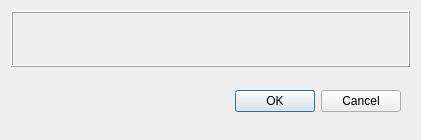
<?xml version="1.0" encoding="UTF-8"?>
<ui version="4.0">
 <class>ExportDialog</class>
 <widget class="QDialog" name="ExportDialog">
  <property name="windowModality">
   <enum>Qt::ApplicationModal</enum>
  </property>
  <property name="geometry">
   <rect>
    <x>0</x>
    <y>0</y>
    <width>421</width>
    <height>140</height>
   </rect>
  </property>
  <property name="windowTitle">
   <string>Export mesh</string>
  </property>
  <layout class="QVBoxLayout" name="verticalLayout">
   <item>
    <widget class="QFrame" name="path">
     <property name="frameShape">
      <enum>QFrame::Box</enum>
     </property>
     <property name="frameShadow">
      <enum>QFrame::Raised</enum>
     </property>
    </widget>
   </item>
   <item>
    <widget class="QWidget" name="widget_2" native="true">
     <layout class="QHBoxLayout" name="horizontalLayout_6">
      <item>
       <spacer name="horizontalSpacer">
        <property name="orientation">
         <enum>Qt::Horizontal</enum>
        </property>
        <property name="sizeHint" stdset="0">
         <size>
          <width>40</width>
          <height>20</height>
         </size>
        </property>
       </spacer>
      </item>
      <item>
       <widget class="QPushButton" name="ok">
        <property name="text">
         <string>OK</string>
        </property>
       </widget>
      </item>
      <item>
       <widget class="QPushButton" name="cancel">
        <property name="text">
         <string>Cancel</string>
        </property>
       </widget>
      </item>
     </layout>
    </widget>
   </item>
  </layout>
 </widget>
 <resources/>
 <connections>
  <connection>
   <sender>cancel</sender>
   <signal>clicked()</signal>
   <receiver>ExportDialog</receiver>
   <slot>reject()</slot>
   <hints>
    <hint type="sourcelabel">
     <x>344</x>
     <y>101</y>
    </hint>
    <hint type="destinationlabel">
     <x>199</x>
     <y>69</y>
    </hint>
   </hints>
  </connection>
  <connection>
   <sender>ok</sender>
   <signal>clicked()</signal>
   <receiver>ExportDialog</receiver>
   <slot>accept()</slot>
   <hints>
    <hint type="sourcelabel">
     <x>284</x>
     <y>101</y>
    </hint>
    <hint type="destinationlabel">
     <x>210</x>
     <y>69</y>
    </hint>
   </hints>
  </connection>
 </connections>
</ui>
